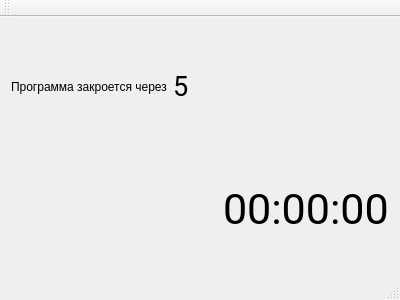
<?xml version="1.0" encoding="UTF-8"?>
<ui version="4.0">
 <class>MainWindow</class>
 <widget class="QMainWindow" name="MainWindow">
  <property name="geometry">
   <rect>
    <x>0</x>
    <y>0</y>
    <width>400</width>
    <height>300</height>
   </rect>
  </property>
  <property name="windowTitle">
   <string>Таймер</string>
  </property>
  <widget class="QWidget" name="centralWidget">
   <layout class="QGridLayout" name="gridLayout">
    <item row="0" column="0">
     <widget class="QLabel" name="label_2">
      <property name="text">
       <string>Программа закроется через</string>
      </property>
     </widget>
    </item>
    <item row="0" column="1" colspan="2">
     <widget class="QLabel" name="label_3">
      <property name="font">
       <font>
        <family>Roboto</family>
        <pointsize>20</pointsize>
       </font>
      </property>
      <property name="text">
       <string>5</string>
      </property>
     </widget>
    </item>
    <item row="1" column="0" colspan="2">
     <spacer name="horizontalSpacer">
      <property name="orientation">
       <enum>Qt::Horizontal</enum>
      </property>
      <property name="sizeType">
       <enum>QSizePolicy::Preferred</enum>
      </property>
      <property name="sizeHint" stdset="0">
       <size>
        <width>207</width>
        <height>20</height>
       </size>
      </property>
     </spacer>
    </item>
    <item row="1" column="2">
     <widget class="QLabel" name="label">
      <property name="font">
       <font>
        <family>Roboto</family>
        <pointsize>32</pointsize>
       </font>
      </property>
      <property name="text">
       <string>00:00:00</string>
      </property>
     </widget>
    </item>
   </layout>
  </widget>
  <widget class="QMenuBar" name="menuBar">
   <property name="geometry">
    <rect>
     <x>0</x>
     <y>0</y>
     <width>400</width>
     <height>29</height>
    </rect>
   </property>
  </widget>
  <widget class="QToolBar" name="mainToolBar">
   <attribute name="toolBarArea">
    <enum>TopToolBarArea</enum>
   </attribute>
   <attribute name="toolBarBreak">
    <bool>false</bool>
   </attribute>
  </widget>
  <widget class="QStatusBar" name="statusBar"/>
 </widget>
 <layoutdefault spacing="6" margin="11"/>
 <resources/>
 <connections/>
</ui>
